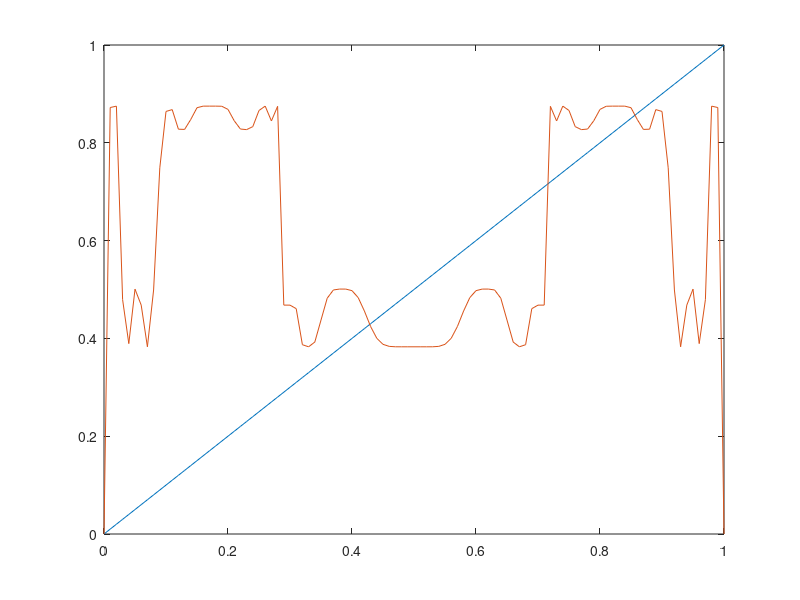

This figure's MATLAB source:
close all;

f=inline('r.*x.*(1-x)','x','r');

x=0:0.01:1;

r=3.5;
n=10;

X=f(x,r);

for i=2:n,
    X=[X;f(X(end,:),r)];
end;

for i=1:10,
    plot(x,x,x,X(i,:))
    pause(1)
end